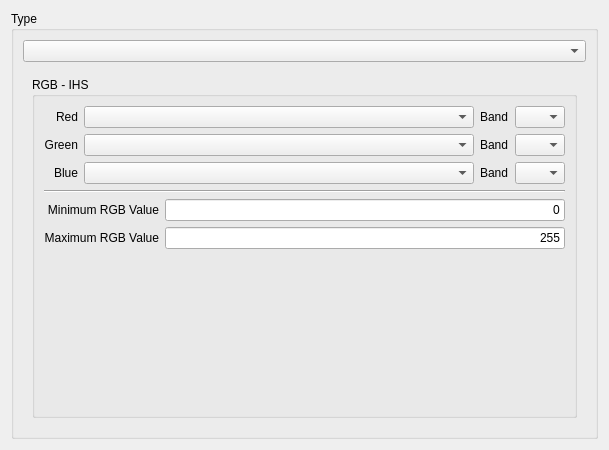
<?xml version="1.0" encoding="UTF-8"?>
<ui version="4.0">
 <class>ColorTransformWizardPageForm</class>
 <widget class="QWizardPage" name="ColorTransformWizardPageForm">
  <property name="geometry">
   <rect>
    <x>0</x>
    <y>0</y>
    <width>609</width>
    <height>450</height>
   </rect>
  </property>
  <property name="windowTitle">
   <string>Color Transform</string>
  </property>
  <layout class="QGridLayout" name="gridLayout_16">
   <item row="0" column="0">
    <widget class="QGroupBox" name="groupBox">
     <property name="title">
      <string>Type</string>
     </property>
     <layout class="QGridLayout" name="gridLayout_15">
      <item row="0" column="0">
       <layout class="QGridLayout" name="gridLayout_14">
        <item row="0" column="0">
         <widget class="QComboBox" name="m_colorTransformTypeComboBox">
          <property name="sizePolicy">
           <sizepolicy hsizetype="MinimumExpanding" vsizetype="Fixed">
            <horstretch>0</horstretch>
            <verstretch>0</verstretch>
           </sizepolicy>
          </property>
         </widget>
        </item>
        <item row="1" column="0">
         <widget class="QStackedWidget" name="m_stackedWidget">
          <property name="sizePolicy">
           <sizepolicy hsizetype="Minimum" vsizetype="Preferred">
            <horstretch>0</horstretch>
            <verstretch>0</verstretch>
           </sizepolicy>
          </property>
          <property name="currentIndex">
           <number>0</number>
          </property>
          <widget class="QWidget" name="page">
           <layout class="QGridLayout" name="gridLayout_3">
            <item row="0" column="0">
             <widget class="QGroupBox" name="groupBox_2">
              <property name="sizePolicy">
               <sizepolicy hsizetype="MinimumExpanding" vsizetype="Preferred">
                <horstretch>0</horstretch>
                <verstretch>0</verstretch>
               </sizepolicy>
              </property>
              <property name="title">
               <string>RGB - IHS</string>
              </property>
              <layout class="QGridLayout" name="gridLayout_17">
               <item row="0" column="0">
                <layout class="QGridLayout" name="gridLayout_13">
                 <item row="0" column="0">
                  <layout class="QGridLayout" name="gridLayout_12">
                   <item row="0" column="0">
                    <layout class="QGridLayout" name="gridLayout_10">
                     <item row="0" column="0">
                      <layout class="QGridLayout" name="gridLayout_4">
                       <item row="0" column="0">
                        <layout class="QGridLayout" name="gridLayout">
                         <item row="0" column="0">
                          <widget class="QLabel" name="label">
                           <property name="text">
                            <string>Red</string>
                           </property>
                           <property name="alignment">
                            <set>Qt::AlignRight|Qt::AlignTrailing|Qt::AlignVCenter</set>
                           </property>
                          </widget>
                         </item>
                         <item row="1" column="0">
                          <widget class="QLabel" name="label_3">
                           <property name="text">
                            <string>Green</string>
                           </property>
                           <property name="alignment">
                            <set>Qt::AlignRight|Qt::AlignTrailing|Qt::AlignVCenter</set>
                           </property>
                          </widget>
                         </item>
                         <item row="2" column="0">
                          <widget class="QLabel" name="label_5">
                           <property name="text">
                            <string>Blue</string>
                           </property>
                           <property name="alignment">
                            <set>Qt::AlignRight|Qt::AlignTrailing|Qt::AlignVCenter</set>
                           </property>
                          </widget>
                         </item>
                        </layout>
                       </item>
                       <item row="0" column="1">
                        <layout class="QGridLayout" name="gridLayout_2">
                         <item row="0" column="0">
                          <widget class="QComboBox" name="m_rgbRComboBox">
                           <property name="sizePolicy">
                            <sizepolicy hsizetype="MinimumExpanding" vsizetype="Fixed">
                             <horstretch>0</horstretch>
                             <verstretch>0</verstretch>
                            </sizepolicy>
                           </property>
                          </widget>
                         </item>
                         <item row="1" column="0">
                          <widget class="QComboBox" name="m_rgbGComboBox">
                           <property name="sizePolicy">
                            <sizepolicy hsizetype="MinimumExpanding" vsizetype="Fixed">
                             <horstretch>0</horstretch>
                             <verstretch>0</verstretch>
                            </sizepolicy>
                           </property>
                          </widget>
                         </item>
                         <item row="2" column="0">
                          <widget class="QComboBox" name="m_rgbBComboBox">
                           <property name="sizePolicy">
                            <sizepolicy hsizetype="MinimumExpanding" vsizetype="Fixed">
                             <horstretch>0</horstretch>
                             <verstretch>0</verstretch>
                            </sizepolicy>
                           </property>
                          </widget>
                         </item>
                        </layout>
                       </item>
                      </layout>
                     </item>
                     <item row="0" column="1">
                      <layout class="QGridLayout" name="gridLayout_9">
                       <item row="0" column="0">
                        <layout class="QGridLayout" name="gridLayout_7">
                         <item row="0" column="0">
                          <widget class="QLabel" name="label_2">
                           <property name="text">
                            <string>Band</string>
                           </property>
                          </widget>
                         </item>
                         <item row="1" column="0">
                          <widget class="QLabel" name="label_4">
                           <property name="text">
                            <string>Band</string>
                           </property>
                          </widget>
                         </item>
                         <item row="2" column="0">
                          <widget class="QLabel" name="label_6">
                           <property name="text">
                            <string>Band</string>
                           </property>
                          </widget>
                         </item>
                        </layout>
                       </item>
                       <item row="0" column="1">
                        <layout class="QGridLayout" name="gridLayout_8">
                         <item row="0" column="0">
                          <widget class="QComboBox" name="m_rgbRBandComboBox">
                           <property name="maximumSize">
                            <size>
                             <width>50</width>
                             <height>16777215</height>
                            </size>
                           </property>
                          </widget>
                         </item>
                         <item row="1" column="0">
                          <widget class="QComboBox" name="m_rgbGBandComboBox">
                           <property name="maximumSize">
                            <size>
                             <width>50</width>
                             <height>16777215</height>
                            </size>
                           </property>
                          </widget>
                         </item>
                         <item row="2" column="0">
                          <widget class="QComboBox" name="m_rgbBBandComboBox">
                           <property name="maximumSize">
                            <size>
                             <width>50</width>
                             <height>16777215</height>
                            </size>
                           </property>
                          </widget>
                         </item>
                        </layout>
                       </item>
                      </layout>
                     </item>
                    </layout>
                   </item>
                   <item row="1" column="0">
                    <widget class="Line" name="line">
                     <property name="orientation">
                      <enum>Qt::Horizontal</enum>
                     </property>
                    </widget>
                   </item>
                   <item row="2" column="0">
                    <layout class="QGridLayout" name="gridLayout_11">
                     <item row="0" column="0">
                      <layout class="QGridLayout" name="gridLayout_5">
                       <item row="0" column="0">
                        <widget class="QLabel" name="label_7">
                         <property name="text">
                          <string>Minimum RGB Value</string>
                         </property>
                         <property name="alignment">
                          <set>Qt::AlignRight|Qt::AlignTrailing|Qt::AlignVCenter</set>
                         </property>
                        </widget>
                       </item>
                       <item row="1" column="0">
                        <widget class="QLabel" name="label_8">
                         <property name="text">
                          <string>Maximum RGB Value</string>
                         </property>
                         <property name="alignment">
                          <set>Qt::AlignRight|Qt::AlignTrailing|Qt::AlignVCenter</set>
                         </property>
                        </widget>
                       </item>
                      </layout>
                     </item>
                     <item row="0" column="1">
                      <layout class="QGridLayout" name="gridLayout_6">
                       <item row="0" column="0">
                        <widget class="QLineEdit" name="m_rgbMinLineEdit">
                         <property name="text">
                          <string>0</string>
                         </property>
                         <property name="alignment">
                          <set>Qt::AlignRight|Qt::AlignTrailing|Qt::AlignVCenter</set>
                         </property>
                        </widget>
                       </item>
                       <item row="1" column="0">
                        <widget class="QLineEdit" name="m_rgbMaxLineEdit">
                         <property name="text">
                          <string>255</string>
                         </property>
                         <property name="alignment">
                          <set>Qt::AlignRight|Qt::AlignTrailing|Qt::AlignVCenter</set>
                         </property>
                        </widget>
                       </item>
                      </layout>
                     </item>
                    </layout>
                   </item>
                  </layout>
                 </item>
                 <item row="1" column="0">
                  <spacer name="verticalSpacer">
                   <property name="orientation">
                    <enum>Qt::Vertical</enum>
                   </property>
                   <property name="sizeHint" stdset="0">
                    <size>
                     <width>20</width>
                     <height>40</height>
                    </size>
                   </property>
                  </spacer>
                 </item>
                </layout>
               </item>
              </layout>
             </widget>
            </item>
           </layout>
          </widget>
          <widget class="QWidget" name="page_5">
           <layout class="QGridLayout" name="gridLayout_29">
            <item row="0" column="0">
             <widget class="QGroupBox" name="groupBox_7">
              <property name="title">
               <string>IHS - RGB</string>
              </property>
              <layout class="QGridLayout" name="gridLayout_31">
               <item row="0" column="0">
                <layout class="QGridLayout" name="gridLayout_30">
                 <item row="0" column="0">
                  <layout class="QGridLayout" name="gridLayout_18">
                   <item row="0" column="0">
                    <layout class="QGridLayout" name="gridLayout_19">
                     <item row="0" column="0">
                      <layout class="QGridLayout" name="gridLayout_20">
                       <item row="0" column="0">
                        <layout class="QGridLayout" name="gridLayout_21">
                         <item row="0" column="0">
                          <widget class="QLabel" name="label_9">
                           <property name="text">
                            <string>Intensity</string>
                           </property>
                           <property name="alignment">
                            <set>Qt::AlignRight|Qt::AlignTrailing|Qt::AlignVCenter</set>
                           </property>
                          </widget>
                         </item>
                         <item row="1" column="0">
                          <widget class="QLabel" name="label_10">
                           <property name="text">
                            <string>Hue</string>
                           </property>
                           <property name="alignment">
                            <set>Qt::AlignRight|Qt::AlignTrailing|Qt::AlignVCenter</set>
                           </property>
                          </widget>
                         </item>
                         <item row="2" column="0">
                          <widget class="QLabel" name="label_11">
                           <property name="text">
                            <string>Saturation</string>
                           </property>
                           <property name="alignment">
                            <set>Qt::AlignRight|Qt::AlignTrailing|Qt::AlignVCenter</set>
                           </property>
                          </widget>
                         </item>
                        </layout>
                       </item>
                       <item row="0" column="1">
                        <layout class="QGridLayout" name="gridLayout_22">
                         <item row="0" column="0">
                          <widget class="QComboBox" name="m_ihsIComboBox">
                           <property name="sizePolicy">
                            <sizepolicy hsizetype="MinimumExpanding" vsizetype="Fixed">
                             <horstretch>0</horstretch>
                             <verstretch>0</verstretch>
                            </sizepolicy>
                           </property>
                          </widget>
                         </item>
                         <item row="1" column="0">
                          <widget class="QComboBox" name="m_ihsHComboBox">
                           <property name="sizePolicy">
                            <sizepolicy hsizetype="MinimumExpanding" vsizetype="Fixed">
                             <horstretch>0</horstretch>
                             <verstretch>0</verstretch>
                            </sizepolicy>
                           </property>
                          </widget>
                         </item>
                         <item row="2" column="0">
                          <widget class="QComboBox" name="m_ihsSComboBox">
                           <property name="sizePolicy">
                            <sizepolicy hsizetype="MinimumExpanding" vsizetype="Fixed">
                             <horstretch>0</horstretch>
                             <verstretch>0</verstretch>
                            </sizepolicy>
                           </property>
                          </widget>
                         </item>
                        </layout>
                       </item>
                      </layout>
                     </item>
                     <item row="0" column="1">
                      <layout class="QGridLayout" name="gridLayout_23">
                       <item row="0" column="0">
                        <layout class="QGridLayout" name="gridLayout_24">
                         <item row="0" column="0">
                          <widget class="QLabel" name="label_12">
                           <property name="text">
                            <string>Band</string>
                           </property>
                          </widget>
                         </item>
                         <item row="1" column="0">
                          <widget class="QLabel" name="label_13">
                           <property name="text">
                            <string>Band</string>
                           </property>
                          </widget>
                         </item>
                         <item row="2" column="0">
                          <widget class="QLabel" name="label_14">
                           <property name="text">
                            <string>Band</string>
                           </property>
                          </widget>
                         </item>
                        </layout>
                       </item>
                       <item row="0" column="1">
                        <layout class="QGridLayout" name="gridLayout_25">
                         <item row="0" column="0">
                          <widget class="QComboBox" name="m_ihsIBandComboBox">
                           <property name="maximumSize">
                            <size>
                             <width>50</width>
                             <height>16777215</height>
                            </size>
                           </property>
                          </widget>
                         </item>
                         <item row="1" column="0">
                          <widget class="QComboBox" name="m_ihsHBandComboBox">
                           <property name="maximumSize">
                            <size>
                             <width>50</width>
                             <height>16777215</height>
                            </size>
                           </property>
                          </widget>
                         </item>
                         <item row="2" column="0">
                          <widget class="QComboBox" name="m_ihsSBandComboBox">
                           <property name="maximumSize">
                            <size>
                             <width>50</width>
                             <height>16777215</height>
                            </size>
                           </property>
                          </widget>
                         </item>
                        </layout>
                       </item>
                      </layout>
                     </item>
                    </layout>
                   </item>
                   <item row="1" column="0">
                    <widget class="Line" name="line_2">
                     <property name="orientation">
                      <enum>Qt::Horizontal</enum>
                     </property>
                    </widget>
                   </item>
                   <item row="2" column="0">
                    <layout class="QGridLayout" name="gridLayout_26">
                     <item row="0" column="0">
                      <layout class="QGridLayout" name="gridLayout_27">
                       <item row="0" column="0">
                        <widget class="QLabel" name="label_15">
                         <property name="text">
                          <string>Minimum RGB Value</string>
                         </property>
                         <property name="alignment">
                          <set>Qt::AlignRight|Qt::AlignTrailing|Qt::AlignVCenter</set>
                         </property>
                        </widget>
                       </item>
                       <item row="1" column="0">
                        <widget class="QLabel" name="label_16">
                         <property name="text">
                          <string>Maximum RGB Value</string>
                         </property>
                         <property name="alignment">
                          <set>Qt::AlignRight|Qt::AlignTrailing|Qt::AlignVCenter</set>
                         </property>
                        </widget>
                       </item>
                      </layout>
                     </item>
                     <item row="0" column="1">
                      <layout class="QGridLayout" name="gridLayout_28">
                       <item row="0" column="0">
                        <widget class="QLineEdit" name="m_ihsMinLineEdit">
                         <property name="text">
                          <string>0</string>
                         </property>
                         <property name="alignment">
                          <set>Qt::AlignRight|Qt::AlignTrailing|Qt::AlignVCenter</set>
                         </property>
                        </widget>
                       </item>
                       <item row="1" column="0">
                        <widget class="QLineEdit" name="m_ihsMaxLineEdit">
                         <property name="text">
                          <string>255</string>
                         </property>
                         <property name="alignment">
                          <set>Qt::AlignRight|Qt::AlignTrailing|Qt::AlignVCenter</set>
                         </property>
                        </widget>
                       </item>
                      </layout>
                     </item>
                    </layout>
                   </item>
                  </layout>
                 </item>
                 <item row="1" column="0">
                  <spacer name="verticalSpacer_2">
                   <property name="orientation">
                    <enum>Qt::Vertical</enum>
                   </property>
                   <property name="sizeHint" stdset="0">
                    <size>
                     <width>20</width>
                     <height>40</height>
                    </size>
                   </property>
                  </spacer>
                 </item>
                </layout>
               </item>
              </layout>
             </widget>
            </item>
           </layout>
          </widget>
         </widget>
        </item>
       </layout>
      </item>
     </layout>
    </widget>
   </item>
  </layout>
 </widget>
 <tabstops>
  <tabstop>m_colorTransformTypeComboBox</tabstop>
  <tabstop>m_rgbRComboBox</tabstop>
  <tabstop>m_rgbRBandComboBox</tabstop>
  <tabstop>m_rgbGComboBox</tabstop>
  <tabstop>m_rgbGBandComboBox</tabstop>
  <tabstop>m_rgbBComboBox</tabstop>
  <tabstop>m_rgbBBandComboBox</tabstop>
  <tabstop>m_rgbMinLineEdit</tabstop>
  <tabstop>m_rgbMaxLineEdit</tabstop>
  <tabstop>m_ihsIComboBox</tabstop>
  <tabstop>m_ihsIBandComboBox</tabstop>
  <tabstop>m_ihsHComboBox</tabstop>
  <tabstop>m_ihsHBandComboBox</tabstop>
  <tabstop>m_ihsSComboBox</tabstop>
  <tabstop>m_ihsSBandComboBox</tabstop>
  <tabstop>m_ihsMinLineEdit</tabstop>
  <tabstop>m_ihsMaxLineEdit</tabstop>
 </tabstops>
 <resources/>
 <connections>
  <connection>
   <sender>m_colorTransformTypeComboBox</sender>
   <signal>activated(int)</signal>
   <receiver>m_stackedWidget</receiver>
   <slot>setCurrentIndex(int)</slot>
   <hints>
    <hint type="sourcelabel">
     <x>154</x>
     <y>49</y>
    </hint>
    <hint type="destinationlabel">
     <x>156</x>
     <y>65</y>
    </hint>
   </hints>
  </connection>
 </connections>
</ui>
